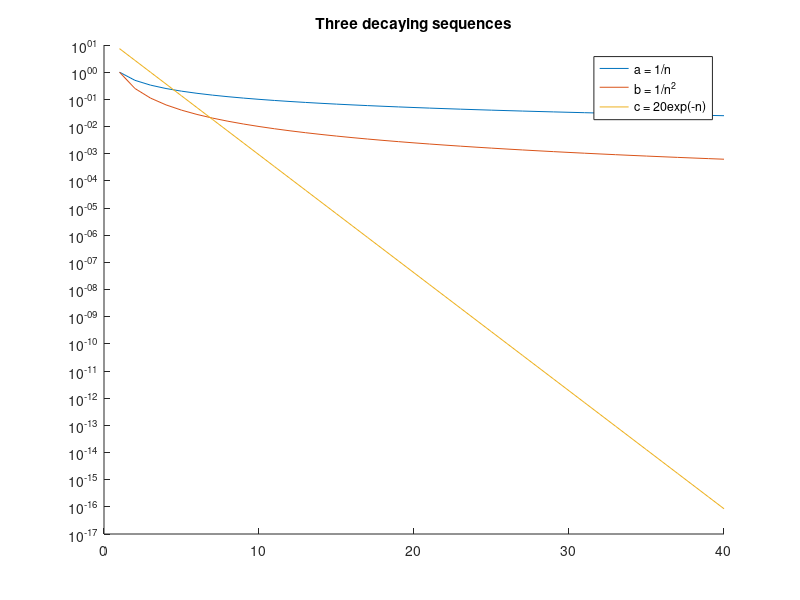

Here is the MATLAB script that generated this plot:
x = 1:40;
% matlab is powerful, in particular, for this type of matrix computations
a = 1./x;
b = 1./(x.*x);
c = 20*exp(-x);
% notice that we didn't use any for/while loops above

% plot three sequences
figure();
hold on;
plot(x, a)
plot(x, b)
plot(x, c)
legend('a = 1/n', 'b = 1/n^2', 'c = 20exp(-n)', 'Location', 'best');
title('Three decaying sequences')
set(gca, 'YScale', 'log') % sets the y-axis scale to log